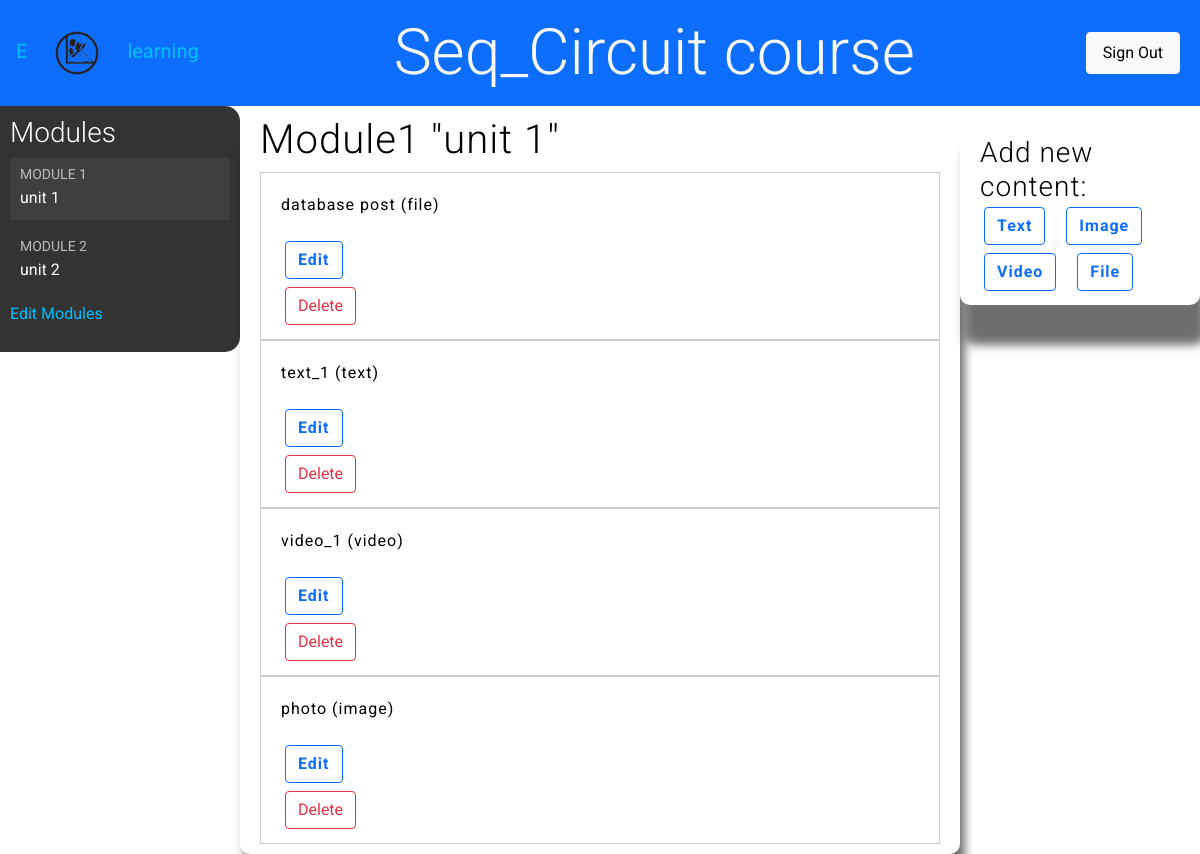
Page /course/module/9/ (signed in) on the committed database.
### courses/models.py (models this page shows, shortened)
class Module(models.Model):
    course = models.ForeignKey(Course, related_name="modules", on_delete=models.CASCADE)
    title = models.CharField(max_length=200)
    description = models.TextField(blank=True)
    order = OrderField(blank=True, for_fields=['course'])
    class Meta:
        ordering = ['order']

class Course(models.Model):
    owner = models.ForeignKey(User, related_name="courses_created", on_delete=models.CASCADE)
    subject = models.ForeignKey(Subject, related_name="courses", on_delete=models.CASCADE)
    title = models.CharField(max_length=200)
    overview = models.TextField()
    slug = models.CharField(max_length=200, unique=True)
    created = models.DateTimeField(auto_now_add=True)
    students = models.ManyToManyField(User, related_name="courses_joined", blank=True)
    class Meta:
        ordering = ['-created']

class Content(models.Model):
    module = models.ForeignKey(Module, related_name="contents", on_delete=models.CASCADE)
    content_type = models.ForeignKey(ContentType, on_delete=models.CASCADE, limit_choices_to={'model__in': (
        'text', 'video', 'image', 'file')})
    object_id = models.PositiveIntegerField()
    item = GenericForeignKey('content_type', 'object_id')
    order = OrderField(blank=True, for_fields=['module'])
    class Meta:
        ordering = ['order']

class ItemBase(models.Model):
    owner = models.ForeignKey(User, related_name='%(class)s_related', on_delete=models.CASCADE)
    title = models.CharField(max_length=250)
    created = models.DateTimeField(auto_now_add=True)
    updated = models.DateTimeField(auto_now=True)
    class Meta:
        abstract = True
    def __str__(self):
        return self.title

class File(ItemBase):
    file = models.FileField(upload_to='files')

class Text(ItemBase):
    content = models.TextField()

class Video(ItemBase):
    url = models.URLField()

class Image(ItemBase):
    image = models.ImageField(upload_to='images')

### courses/views.py (the view)
# urls.py: path('module/<int:module_id>/', views.ModuleContentListView.as_view(),
class ModuleContentListView(TemplateResponseMixin, View):
    template_name = 'courses/manage/content/content_list.html'
    def get(self, request, module_id):
        module = get_object_or_404(Module, id=module_id, course__owner=request.user)
        return self.render_to_response({"module": module})

### courses/templatetags/course.py (called while the page is built)
@register.filter
def model_name(obj):
    try:
        return obj._meta.model_name
    except AttributeError:
        return None

### courses/templates/courses/manage/content/content_list.html (shortened to what this page needs)
{% extends 'base.html' %}
{% load static %}
{% load course %}
{% block page_title %}
    {{ module.course.title }}
{% endblock %}
{% block content %}
    {% with course=module.course %}
        <div class="contents hover-style">
            <h3 class="hover-style">
                Modules
            </h3>
            <ul>
                {% for m in course.modules.all %}
                    <li data-id="{{ m.id }}" {% if m == module %} class="selected" {% endif %}>
                        <a href="{% url 'module_content_list' m.id %}">
                            <span>
                                Module <span class="order">{{ m.order|add:1 }}</span>
                            </span>
                            <br>
                            {{ m.title }}
                        </a>
                    </li>
                {% empty %}
                    <li class="display-4">No modules yet.</li>
                {% endfor %}
            </ul>
            <p>
                <a href="{% url 'course_module_update' course.id %}">Edit Modules</a>
            </p>
        </div>
        <div class="module shadow-style" style="width: 60%">
            <h5 class="display-6">Module{{ module.order|add:1 }}  "{{ module.title }}"</h5>
            <div id="module-contents">
                {% for content in module.contents.all %}
                    <div data-id="{{ content.id }}">
                        {% with item=content.item %}
                            <p>{{ item }} ({{ item|model_name }})</p>
                            <a class="btn btn-outline-primary text-primary m-1" href="{% url 'module_content_update' module.id item|model_name item.id %}">Edit</a>
                            <form method="post" action="{% url 'module_content_delete' content.id %}">
                                <button class="btn btn-outline-danger m-1" type="submit" value="Delete">Delete</button>
                            </form>
                        {% endwith %}
                    </div>
                {% empty %}
                    <p>this module has no content yet</p>
                {% endfor %}
            </div>
        </div>
        <div id="add-nav" class="module shadow-style">
        <h3 class="">Add new content:</h3>
        <ul class="list-unstyled list-inline p-0 m-0">
            <li class="list-inline-item p-1"><a class="btn btn-outline-primary text-primary" href="{% url 'module_content_create' module.id 'text' %}">Text</a></li>
            <li class="list-inline-item p-1"><a class="btn btn-outline-primary text-primary" href="{% url 'module_content_create' module.id 'image' %}">Image</a></li>
            <li class="list-inline-item p-1"><a class="btn btn-outline-primary text-primary" href="{% url 'module_content_create' module.id 'video' %}">Video</a></li>
            <li class="list-inline-item p-1"><a class="btn btn-outline-primary text-primary" href="{% url 'module_content_create' module.id 'file' %}">File</a></li>
        </ul>
        </div>
    {% endwith %}
{% endblock %}

### courses/static/base.css (style rules this page uses)
body { width: 100%; margin:0; font-family:'Roboto', sans-serif; font-weight:400; color: deepskyblue; }
a { color:deepskyblue; text-decoration:none; }
ul { float:left; }
h1, h2, h3, h4, h5, h6 { font-family:'Roboto', sans-serif; font-weight:300; }
#module-contents div { padding:10px 20px; border:1px solid #ccc; background:#fff }
#module-contents form { margin:0; padding:0; }
.shadow-style { border-radius: 10px; padding: 10px; background: #434343; letter-spacing: 1px; box-shadow: 5px 40px 10px rgba(0,0,0,0.57); transition: all 0.4s ease 0s; color: deepskyblue; }
.contents { width:20%; padding:10px; float:left; background:#333; color: #fff; font-family:'Roboto', sans-serif; border-bottom-right-radius: 15px; border-top-right-radius: 15px; }
.contents ul { list-style:none; margin:0; padding:0; width:100%; }
.contents ul li { margin:0 0 10px 0; padding:4px 10px 10px; overflow:auto; }
.contents ul li.selected { background:#3f3f3f; }
.contents ul span { text-transform:uppercase; color:#bbb; font-size:14px; }
.contents ul a { display:block; color:#fff; text-decoration:none; }
.module { padding:10px 20px; float:left; width:80%; background: white; color: black; }
.module h3 { margin:20px 0 0; padding:0; width:100%; }
.module p { margin:10px 0 20px; width:100%; }
.module a { color: black; font-weight: bold; }
#add-nav { width: 20%; }

### rows in the picture
Module: course "Seq_Circuit course", order|add "1", title "unit 1"
Module: order|add "2", title "unit 2"
Content: item "database post", item|model_name "file"
Content: item "text_1", item|model_name "text"
Content: item "video_1", item|model_name "video"
Content: item "photo", item|model_name "image"
